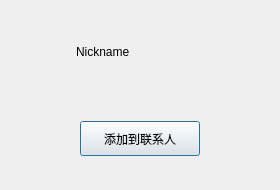
<?xml version="1.0" encoding="UTF-8"?>
<ui version="4.0">
 <class>FindSuccessDialog</class>
 <widget class="QDialog" name="FindSuccessDialog">
  <property name="geometry">
   <rect>
    <x>0</x>
    <y>0</y>
    <width>280</width>
    <height>190</height>
   </rect>
  </property>
  <property name="minimumSize">
   <size>
    <width>280</width>
    <height>190</height>
   </size>
  </property>
  <property name="maximumSize">
   <size>
    <width>280</width>
    <height>190</height>
   </size>
  </property>
  <property name="windowTitle">
   <string>Dialog</string>
  </property>
  <layout class="QVBoxLayout" name="verticalLayout">
   <item>
    <widget class="QWidget" name="widget" native="true">
     <layout class="QHBoxLayout" name="horizontalLayout">
      <item>
       <widget class="QLabel" name="head_lb">
        <property name="minimumSize">
         <size>
          <width>50</width>
          <height>50</height>
         </size>
        </property>
        <property name="maximumSize">
         <size>
          <width>50</width>
          <height>50</height>
         </size>
        </property>
        <property name="text">
         <string/>
        </property>
       </widget>
      </item>
      <item>
       <widget class="QLabel" name="name_lb">
        <property name="text">
         <string>Nickname</string>
        </property>
       </widget>
      </item>
      <item>
       <spacer name="horizontalSpacer">
        <property name="orientation">
         <enum>Qt::Horizontal</enum>
        </property>
        <property name="sizeHint" stdset="0">
         <size>
          <width>131</width>
          <height>20</height>
         </size>
        </property>
       </spacer>
      </item>
     </layout>
    </widget>
   </item>
   <item>
    <widget class="QWidget" name="widget_2" native="true">
     <layout class="QHBoxLayout" name="horizontalLayout_2">
      <item>
       <widget class="ClickedBtn" name="add_friend_btn">
        <property name="minimumSize">
         <size>
          <width>120</width>
          <height>35</height>
         </size>
        </property>
        <property name="maximumSize">
         <size>
          <width>120</width>
          <height>35</height>
         </size>
        </property>
        <property name="text">
         <string>添加到联系人</string>
        </property>
       </widget>
      </item>
     </layout>
    </widget>
   </item>
  </layout>
 </widget>
 <customwidgets>
  <customwidget>
   <class>ClickedBtn</class>
   <extends>QPushButton</extends>
   <header>clickedbtn.h</header>
  </customwidget>
 </customwidgets>
 <resources/>
 <connections/>
</ui>
